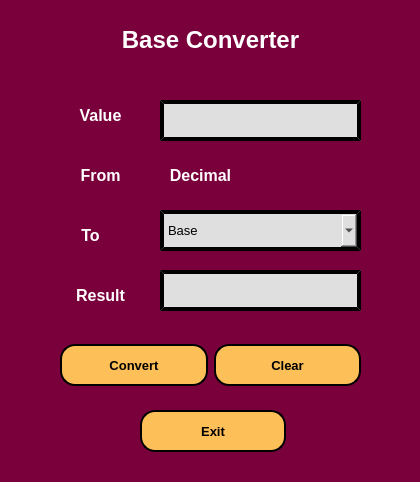
<?xml version="1.0" encoding="UTF-8"?>
<ui version="4.0">
 <class>MainWindow</class>
 <widget class="QMainWindow" name="MainWindow">
  <property name="geometry">
   <rect>
    <x>0</x>
    <y>0</y>
    <width>420</width>
    <height>482</height>
   </rect>
  </property>
  <property name="windowTitle">
   <string>Base Converter</string>
  </property>
  <property name="styleSheet">
   <string notr="true">background-color: rgb(122, 0, 60);</string>
  </property>
  <widget class="QWidget" name="centralwidget">
   <widget class="QLabel" name="label_4">
    <property name="geometry">
     <rect>
      <x>60</x>
      <y>280</y>
      <width>81</width>
      <height>31</height>
     </rect>
    </property>
    <property name="font">
     <font>
      <pointsize>12</pointsize>
      <weight>75</weight>
      <bold>true</bold>
     </font>
    </property>
    <property name="text">
     <string>&lt;html&gt;&lt;head/&gt;&lt;body&gt;&lt;p align=&quot;center&quot;&gt;&lt;span style=&quot; color:#ffffff;&quot;&gt;Result&lt;/span&gt;&lt;/p&gt;&lt;/body&gt;&lt;/html&gt;</string>
    </property>
   </widget>
   <widget class="QLineEdit" name="line1">
    <property name="geometry">
     <rect>
      <x>160</x>
      <y>100</y>
      <width>201</width>
      <height>41</height>
     </rect>
    </property>
    <property name="font">
     <font>
      <pointsize>10</pointsize>
     </font>
    </property>
    <property name="styleSheet">
     <string notr="true">background-color: rgb(223, 223, 223);
border-style: outset;
border-width: 4px;
border-color: black;
color: black;
padding: 4px;</string>
    </property>
    <property name="maxLength">
     <number>80</number>
    </property>
   </widget>
   <widget class="QLabel" name="label_2">
    <property name="geometry">
     <rect>
      <x>60</x>
      <y>160</y>
      <width>81</width>
      <height>31</height>
     </rect>
    </property>
    <property name="font">
     <font>
      <pointsize>12</pointsize>
      <weight>75</weight>
      <bold>true</bold>
     </font>
    </property>
    <property name="text">
     <string>&lt;html&gt;&lt;head/&gt;&lt;body&gt;&lt;p align=&quot;center&quot;&gt;&lt;span style=&quot; color:#ffffff;&quot;&gt;From&lt;/span&gt;&lt;/p&gt;&lt;/body&gt;&lt;/html&gt;</string>
    </property>
   </widget>
   <widget class="QLineEdit" name="line2">
    <property name="geometry">
     <rect>
      <x>160</x>
      <y>270</y>
      <width>201</width>
      <height>41</height>
     </rect>
    </property>
    <property name="font">
     <font>
      <pointsize>10</pointsize>
     </font>
    </property>
    <property name="styleSheet">
     <string notr="true">background-color: rgb(223, 223, 223);
border-style: outset;
border-width: 4px;
border-color: black;
color: black;
padding: 4px;</string>
    </property>
    <property name="readOnly">
     <bool>true</bool>
    </property>
   </widget>
   <widget class="QLabel" name="label">
    <property name="geometry">
     <rect>
      <x>60</x>
      <y>100</y>
      <width>81</width>
      <height>31</height>
     </rect>
    </property>
    <property name="font">
     <font>
      <pointsize>12</pointsize>
      <weight>75</weight>
      <bold>true</bold>
     </font>
    </property>
    <property name="text">
     <string>&lt;html&gt;&lt;head/&gt;&lt;body&gt;&lt;p align=&quot;center&quot;&gt;&lt;span style=&quot; color:#ffffff;&quot;&gt;Value&lt;/span&gt;&lt;/p&gt;&lt;/body&gt;&lt;/html&gt;</string>
    </property>
   </widget>
   <widget class="QLabel" name="label_3">
    <property name="geometry">
     <rect>
      <x>60</x>
      <y>220</y>
      <width>61</width>
      <height>31</height>
     </rect>
    </property>
    <property name="font">
     <font>
      <pointsize>12</pointsize>
      <weight>75</weight>
      <bold>true</bold>
     </font>
    </property>
    <property name="text">
     <string>&lt;html&gt;&lt;head/&gt;&lt;body&gt;&lt;p align=&quot;center&quot;&gt;&lt;span style=&quot; color:#ffffff;&quot;&gt;To&lt;/span&gt;&lt;/p&gt;&lt;/body&gt;&lt;/html&gt;</string>
    </property>
   </widget>
   <widget class="QComboBox" name="comboBox2">
    <property name="geometry">
     <rect>
      <x>160</x>
      <y>210</y>
      <width>201</width>
      <height>41</height>
     </rect>
    </property>
    <property name="font">
     <font>
      <pointsize>10</pointsize>
     </font>
    </property>
    <property name="styleSheet">
     <string notr="true">background-color: rgb(223, 223, 223);
border-style: outset;
border-width: 4px;
border-color: black;
color: black;
padding: 4px;</string>
    </property>
    <property name="currentIndex">
     <number>0</number>
    </property>
    <item>
     <property name="text">
      <string>Base</string>
     </property>
    </item>
    <item>
     <property name="text">
      <string>2</string>
     </property>
    </item>
    <item>
     <property name="text">
      <string>8</string>
     </property>
    </item>
    <item>
     <property name="text">
      <string>16</string>
     </property>
    </item>
   </widget>
   <widget class="QWidget" name="layoutWidget">
    <property name="geometry">
     <rect>
      <x>60</x>
      <y>330</y>
      <width>301</width>
      <height>71</height>
     </rect>
    </property>
    <layout class="QHBoxLayout" name="horizontalLayout">
     <item>
      <widget class="QPushButton" name="cvt_btn">
       <property name="font">
        <font>
         <pointsize>10</pointsize>
         <weight>75</weight>
         <bold>true</bold>
        </font>
       </property>
       <property name="cursor">
        <cursorShape>PointingHandCursor</cursorShape>
       </property>
       <property name="styleSheet">
        <string notr="true">background-color: rgb(253, 191, 87);
height: 30px;
border-style: outset;
border-width: 2px;
border-radius: 15px;
border-color: black;
padding: 4px;</string>
       </property>
       <property name="text">
        <string>Convert</string>
       </property>
       <property name="shortcut">
        <string>Return, Enter</string>
       </property>
      </widget>
     </item>
     <item>
      <widget class="QPushButton" name="clear_btn">
       <property name="font">
        <font>
         <pointsize>10</pointsize>
         <weight>75</weight>
         <bold>true</bold>
        </font>
       </property>
       <property name="cursor">
        <cursorShape>PointingHandCursor</cursorShape>
       </property>
       <property name="styleSheet">
        <string notr="true">background-color: rgb(253, 191, 87);
height: 30px;
border-style: outset;
border-width: 2px;
border-radius: 15px;
border-color: black;
padding: 4px;</string>
       </property>
       <property name="text">
        <string>Clear</string>
       </property>
       <property name="shortcut">
        <string>Esc</string>
       </property>
      </widget>
     </item>
    </layout>
   </widget>
   <widget class="QLabel" name="label_5">
    <property name="geometry">
     <rect>
      <x>160</x>
      <y>160</y>
      <width>81</width>
      <height>31</height>
     </rect>
    </property>
    <property name="font">
     <font>
      <pointsize>12</pointsize>
      <weight>75</weight>
      <bold>true</bold>
     </font>
    </property>
    <property name="text">
     <string>&lt;html&gt;&lt;head/&gt;&lt;body&gt;&lt;p align=&quot;center&quot;&gt;&lt;span style=&quot; color:#ffffff;&quot;&gt;Decimal&lt;/span&gt;&lt;/p&gt;&lt;/body&gt;&lt;/html&gt;</string>
    </property>
   </widget>
   <widget class="QPushButton" name="exit_btn">
    <property name="geometry">
     <rect>
      <x>140</x>
      <y>410</y>
      <width>146</width>
      <height>42</height>
     </rect>
    </property>
    <property name="font">
     <font>
      <pointsize>10</pointsize>
      <weight>75</weight>
      <bold>true</bold>
     </font>
    </property>
    <property name="cursor">
     <cursorShape>PointingHandCursor</cursorShape>
    </property>
    <property name="styleSheet">
     <string notr="true">background-color: rgb(253, 191, 87);
height: 30px;
border-style: outset;
border-width: 2px;
border-radius: 15px;
border-color: black;
padding: 4px;</string>
    </property>
    <property name="text">
     <string>Exit</string>
    </property>
    <property name="shortcut">
     <string>Esc</string>
    </property>
   </widget>
   <widget class="QLabel" name="label_6">
    <property name="geometry">
     <rect>
      <x>70</x>
      <y>10</y>
      <width>281</width>
      <height>61</height>
     </rect>
    </property>
    <property name="font">
     <font>
      <pointsize>18</pointsize>
      <weight>75</weight>
      <bold>true</bold>
     </font>
    </property>
    <property name="text">
     <string>&lt;html&gt;&lt;head/&gt;&lt;body&gt;&lt;p align=&quot;center&quot;&gt;&lt;span style=&quot; color:#ffffff;&quot;&gt;Base Converter&lt;/span&gt;&lt;/p&gt;&lt;/body&gt;&lt;/html&gt;</string>
    </property>
   </widget>
  </widget>
  <widget class="QStatusBar" name="statusbar"/>
 </widget>
 <resources/>
 <connections/>
</ui>
